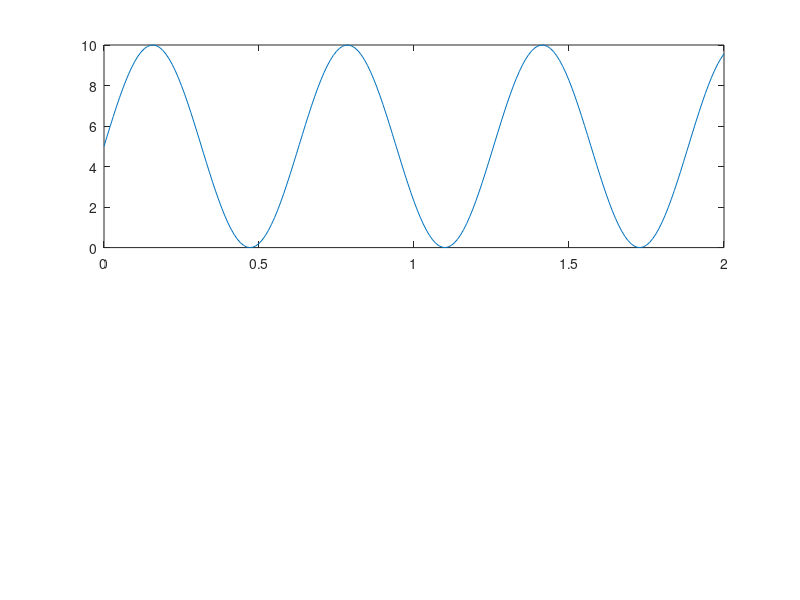

Write the MATLAB code that produced this figure. (Note: this script raises an error after producing the figure.)
%% Example script for using genInhomogenousPoisson
% genInhomogenousPoisson uses a deletion method for generating poisson spikes so it's quite fast but
% the way it's written was specified for the replay generative model and sort of hacky since we were
% going back and forth between position based and time based algorithms. (see pfmodel2 line 222)
% 
% Anyways, here I'll show a simple example of how to use it (and if need be alter it) so that it can
% be used in other situations.
%
% youkitan 2016-05-01 first
%
%
%% TL;DR EXAMPLE

% specify your rate function. For example, a sine wave:
tvec = 0:.01:2; %some time vector
ratefunc = @(t) 5*sin(10*t)+5; %arbitrary function

% check that the function works
time_rate = ratefunc(tvec);
figure; subplot(2,1,1)
plot(tvec,time_rate)

% initiate input variables
max_rate = max(time_rate); %get it from the rate function;
total_time = tvec(end)-tvec(1); %just get it from your tvec

% generate spikes
spiketimes = genInhomogeneousPoisson([],max_rate,total_time,ratefunc);
S = ts; S.t = spiketimes; %convert to ts struct for easy plotting

% check that it make sense
subplot(2,1,2); PlotSpikeRaster2([],S); 
axis([tvec(1),tvec(end),0,2]) %align axis with rate function



%% IN DEPTH EXAMPLE (as used in pfmodel2)
% total_time needs to be a duration but it can be extracted from an interval...
t1 = 0.5;
t2 = 2.5;
total_time = t2-t1;

% ratefunc is any function that takes a 1xN time vector as an input and returns a 1xN rate vector.
% Originally it was designed so that we had a function which created rates based on a position
% vector such as a gaussian function...
ratefunc1 = @(x, a, b, c) a.*exp(-(x-b).^2/(2*(c.^2)));

% we can simulate a place field as such:
tvec = t1:.01:t2; % 
pvec = 5*tvec; % position moves at a constant speed of 5
center = 8; %center position of gaussian
std = 1; %width of gaussian
max_rate = 10; %this will set the hight of the rate function as you'll see
pos_rate = ratefunc1(pvec,max_rate,center,std);

% you can see here that the rate function has a gaussian relationship with position
figure; subplot(3,1,1)
plotyy(tvec,pvec,tvec,pos_rate);

% then to use the spike generator we revert it to a time based function. We can our defined rate
% function for position as follows...
ratefunc2 = @(t) ratefunc1(interp1(tvec,pvec,t),max_rate,center,std);

% or if you have a given position vector (e.g., position tsd) and a tuning curve, you can
% interpolate the rate at a given time
ratefunc2 = @(t) interp1(pvec,pos_rate,interp1(tvec,pvec,t));


% you can see here that it returns the same thing as the "position" version...
time_rate = ratefunc2(tvec);
subplot(3,1,2); plot(tvec,time_rate);

% this means that you can actually use empirical place field distributions and convert them into a
% time-based rate function. Now you can use the spike generator with this time-rate function
spiketimes = genInhomogeneousPoisson([],max_rate,total_time,ratefunc2);
S = ts; S.t = spiketimes; %convert to ts struct for easy plotting

% viola!
subplot(3,1,3); h2 = PlotSpikeRaster2([],S); 
axis([0.5,2.5,0,2]) %align axis with rate function

%% BONUS

% you can also simulate large batches of spiking with the nTrials parameter

% if one is interested, the gamma-poisson distribution (commented out in the function) generates a
% similar distribution of spike but with greater variance (depending on the beta parameter)


